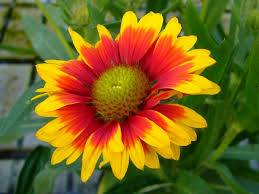
%> input picture Phase 1 (without GUI)/Image.jpg, 259 x 194 px
$ octave script.m   (GNU Octave 9; MATLAB toolbox functions it lacks are replaced by stand-ins)
%> lines starting %> are read from the running program, lines starting %| are printed output that depends on the picture; in (x1, y1, x2, y2) boxes, pixels count from 0 and x2, y2 are one past the last pixel; in counts of white or black regions, pixels touching at a corner belong together; the program's own positions count from 1
### MakeSaltPepperNoise.m
function noisyImage = MakeSaltPepperNoise(InputImage, ErrorRatio)
    noisyImage = InputImage;
    F = round(rand());%randi([0,1],1,1);
    N = round(ErrorRatio*numel(InputImage));
    R = randi([0 numel(InputImage)],N,1);

    for i = 1:length(R)
        if(F == 0)
            try
                noisyImage(R(i)) = 0;        %Generates Black Pixel

            catch
                return;
            end
        else
            try
                noisyImage(R(i)) = 255;      %Generates White Pixel

            catch
                return;
            end
        end
        F = round(rand());%randi([0,1],1,1);
    end

    noisyImage = uint8(noisyImage);
end

### MakeGaussianNoise.m
function noisyImage = MakeGaussianNoise(InputImage, ErrorRatio)
    noisyImage = double(InputImage);
    randomValues = randn(size(InputImage));
    valuesMULerror = randomValues * ErrorRatio;

    noisyImage =  noisyImage + valuesMULerror;
    %noisyImage = uint8(noisyImage);
end

### script.m
originalImage = imread('C:\image.jpg');
%> originalImage is the input picture: size 194x259x3 uint8; mean R, G, B 120.5, 100.8, 31.6
grayImage = rgb2gray(originalImage);
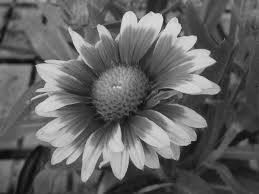
%> grayImage: size 194x259 uint8; min 7, max 236, mean 98.8

noisyImage1 = MakeSaltPepperNoise(grayImage, 0.15);
%> after the loop in MakeSaltPepperNoise, `for i = 1:length(R)`:
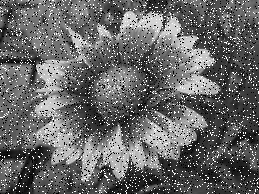
%> noisyImage: size 194x259 uint8; 13.9% of pixels changed, all inside (x1, y1, x2, y2) = (0, 0, 259, 194)
noisyImage2 = MakeGaussianNoise(grayImage, 0.15);

subplot(2,2,1)
imshow(originalImage);
title('Original Image');

subplot(2,2,2)
imshow(grayImage);
title('Gray Image');

subplot(2,2,3)
imshow(noisyImage1);
title('Salt & Pepper Noise');

subplot(2,2,4)
imshow(noisyImage2);
title('Gaussian Noise');
